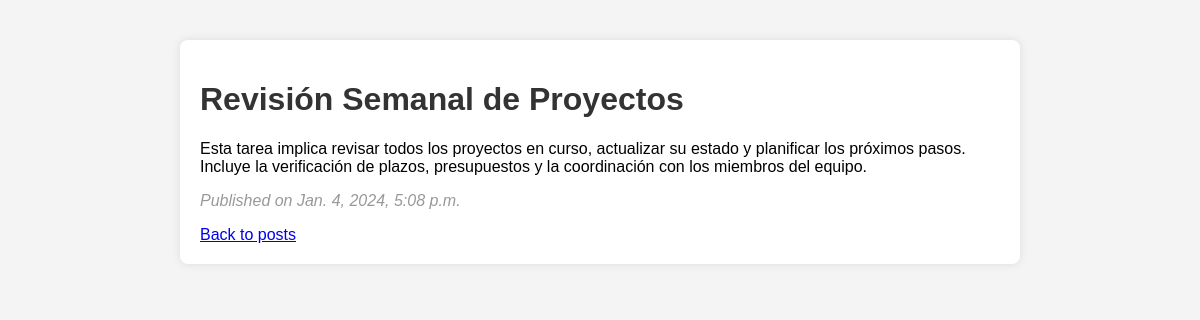
The app's page /posts/1/ with its own data.
### toDo/models.py (models this page shows, shortened)
class Post(models.Model):
    title = models.CharField(max_length=200)
    content = models.TextField()
    pub_date = models.DateTimeField(default=timezone.now)

### toDo/views.py (the view)
# urls.py: path('posts/<int:pk>/', post_detail, name='post-detail-template'),
def post_detail(request, pk):
    post = get_object_or_404(Post, pk=pk)
    return render(request, 'post_detail.html', {'post': post})

### toDo/templates/post_detail.html (shortened to what this page needs)
{% extends 'base.html' %}
{% block content %}
    <h1>{{ post.title }}</h1>
    <p>{{ post.content }}</p>
    <p class="date">Published on {{ post.pub_date }}</p>
    <a href="{% url 'post-list' %}">Back to posts</a>
{% endblock %}

### toDo/static/toDo/style.css (style rules this page uses)
body { font-family: Arial, sans-serif; margin: 20px; padding: 20px; background-color: #f4f4f4; }
h1 { color: #333; }
p.date { color: #999; font-style: italic; }

### records on screen
Post: title "Revisión Semanal de Proyectos", content "Esta tarea implica revisar todos los proyectos en curso, actualizar su estado y planificar los próximos pasos. Incluye la verificación de plazos, presupuestos y la coordinación con los miembros del equipo.", pub_date "Jan. 4, 2024, 5:08 p.m."
